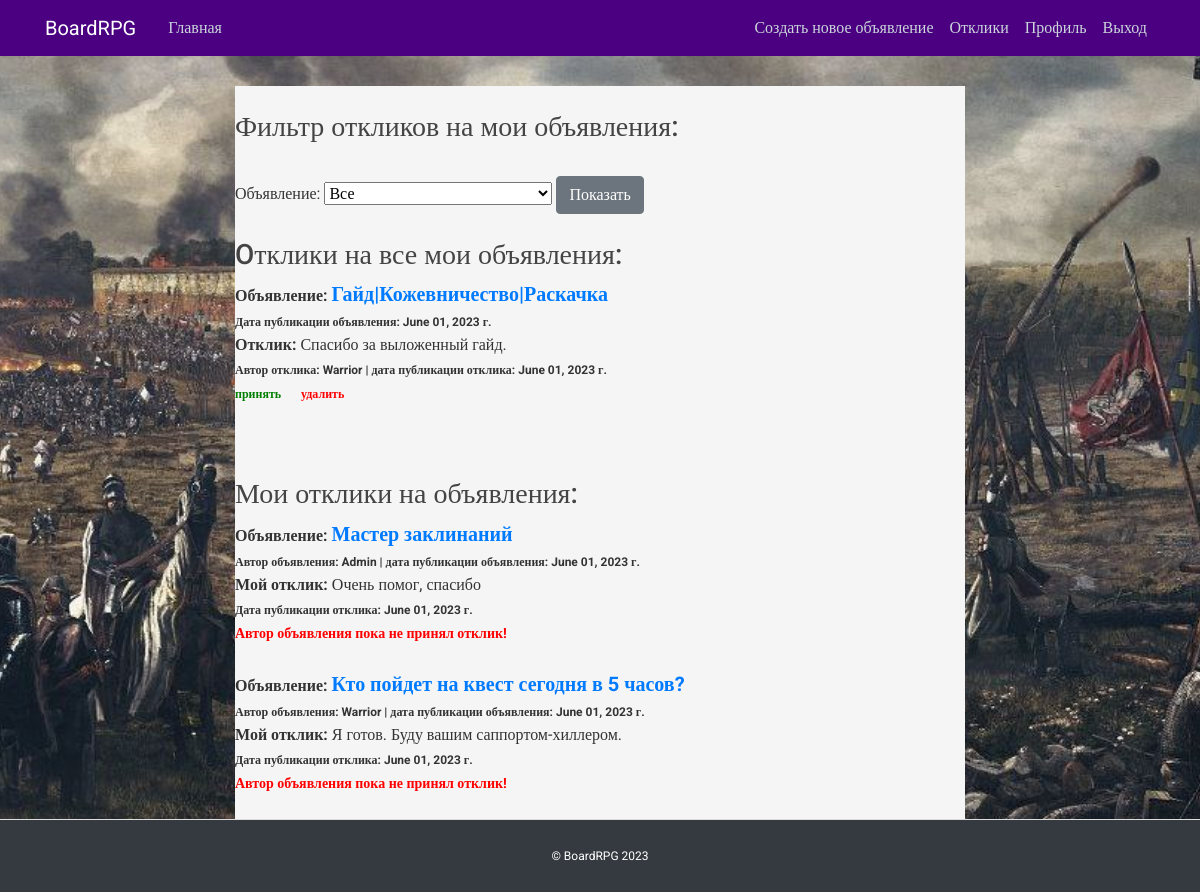
The page /responses (signed in) on the database its author committed.
### announcement/models.py (models this page shows, shortened)
class Response(models.Model):
    author = models.ForeignKey(User, on_delete=models.CASCADE)
    post = models.ForeignKey(Post, on_delete=models.CASCADE)
    text = models.TextField()
    status = models.BooleanField(default=False)
    data = models.DateTimeField(default=timezone.now)

class Post(models.Model):
    author = models.ForeignKey(User, on_delete=models.CASCADE)
    CAT = (('tanks', 'Tanks'),
           ('healers', 'Healers'),
           ('damage_dealers', 'Damage Dealers'),
           ('dealers', 'Dealers'),
           ('gildmasters', 'Gildmasters'),
           ('quest_givers', 'Questgivers'),
           ('blacksmiths', 'Blacksmiths'),
           ('skiners', 'Skiners'),
           ('potion_makers', 'Potion makers'),
           ('spell_masters', 'Spell masters'))
    category = models.CharField(max_length=15, choices=CAT)
    data = models.DateTimeField(default=timezone.now)
    title = models.CharField(max_length=256)
    text = RichTextUploadingField(blank=True, null=True)

### announcement/views.py (the view, shortened to what this page needs)
# urls.py: path('responses', Responses.as_view(), name='responses'),
class Responses(LoginRequiredMixin, ListView):
    model = Response
    template_name = 'response/your_response.html'
    context_object_name = 'responses'
    def get_context_data(self, **kwargs):
        context = super(Responses, self).get_context_data(**kwargs)
        global title
        if self.kwargs.get('pk') and Post.objects.filter(id=self.kwargs.get('pk')).exists():
            title = str(Post.objects.get(id=self.kwargs.get('pk')).title)
            print(title)
        context['form'] = ResponsesFilterForm(self.request.user, initial={'title': title})
        context['title'] = title
        if title:
            post_id = Post.objects.get(title=title)
            context['filter_responses'] = list(Response.objects.filter(post_id=post_id).order_by('-data'))
            context['response_post_id'] = post_id.id
        else:
            context['filter_responses'] = list(Response.objects.filter(post_id__author_id=self.request.user).order_by('-data'))
        context['myresponses'] = list(Response.objects.filter(author_id=self.request.user).order_by('-data'))
        return context

### announcement/forms.py
class ResponsesFilterForm(forms.Form):
    def __init__(self, user, *args, **kwargs):
        super(ResponsesFilterForm, self).__init__(*args, **kwargs)
        self.fields['title'] = forms.ModelChoiceField(
            label='Объявление',
            queryset=Post.objects.filter(author_id=user.id).order_by('-data').values_list('title', flat=True),
            empty_label="Все",
            required=False
        )

### templates/response/your_response.html (shortened to what this page needs)
{% extends 'announcement/base.html' %}
{% load bootstrap4 %}
{% block content %}
    <div style="background-color: whitesmoke">
    <br>
    <h3>Фильтр откликов на мои объявления:</h3><br>
	<form method="POST">
        {{ form }}
		<input class="btn btn-secondary" type="submit" value="Показать">
	</form><br>
    {% if title %}
        <h3>Oтклики на мое объявление</h3>
        <a href="/post/{{ response_post_id }}" style="font-size: 20px;"><b>{{ title }}:</b></a><br>
        {% if filter_responses %}
            {% for response in filter_responses %}
                <a><b>Отклик: </b></a>{{ response.text }}<br>
                <span style="font-size: 12px;"><b>Автор отклика: {{ response.author.username }} |
                    дата публикации отклика: {{ response.data|date:'d.M.Y' }} г.</b></span><br>
                {% if response.status == False %}
                    <a href="/response/accept/{{ response.id }}" style="font-size: 12px; color:green"><b>принять</b></a>
                    <a>&nbsp;&nbsp;&nbsp;</a>
                    <a href="/response/delete/{{ response.id }}" style="font-size: 12px; color:red"><b>удалить</b></a>
                {% else %}
                    <a style="font-size: 14px; color:green"><b>отклик принят</b></a>
                {% endif %}
                <br><br>
            {% endfor %}
        {% else %}
            <br>
            <h5>Откликов нет!</h5>
        {% endif %}
    {% else %}
        <h3>Oтклики на все мои объявления:</h3>
        {% if filter_responses %}
            {% for response in filter_responses %}
                <a><b>Объявление:</b></a>
                <a href="/post/{{ response.post_id }}" style="font-size: 20px;"><b>{{ response.post.title }}</b></a><br>
                <span style="font-size: 12px;"><b>Дата публикации объявления: {{ response.post.data|date:'F d, Y' }} г.</b>
                </span><br>
                <a><b>Отклик: </b></a>{{ response.text }}<br>
                <span style="font-size: 12px;"><b>Автор отклика: {{ response.author.username }} |
                    дата публикации отклика: {{ response.data|date:'F d, Y' }} г.</b></span><br>
                {% if response.status == False %}
                    <a href="/response/accept/{{ response.id }}" style="font-size: 12px; color:green"><b>принять</b></a>
                    <a>&nbsp;&nbsp;&nbsp;</a>
                    <a href="/response/delete/{{ response.id }}" style="font-size: 12px; color:red"><b>удалить</b></a>
                {% else %}
                    <a style="font-size: 14px; color:green"><b>отклик принят</b></a>
                {% endif %}
                <br><br>
            {% endfor %}
        {% else %}
            <h5>Откликов нет!</h5>
        {% endif %}
    {% endif %}
    <br><br>
    <h3>Мои отклики на объявления:</h3>
    {% if myresponses %}
        {% for response in myresponses %}
            <a><b>Объявление:</b></a>
            <a href="/post/{{ response.post_id }}" style="font-size: 20px;"><b>{{ response.post.title }}</b></a><br>
            <span style="font-size: 12px;"><b>Автор объявления:  {{ response.post.author.username }} |
                дата публикации объявления: {{ response.post.data|date:'F d, Y' }} г.</b></span><br>
            <a><b>Мой отклик:</b></a>
            {{ response.text }}<br>
            <span style="font-size: 12px;"><b>Дата публикации отклика: {{ response.data|date:'F d, Y' }} г.</b></span><br>
            {% if response.status == True %}
                <a style="font-size: 14px; color:green"><b>Автор объявления принял отклик!</b></a>
            {% else %}
                <a style="font-size: 14px; color:red"><b>Автор объявления пока не принял отклик!</b></a>
            {% endif %}
        <br><br>
        {% endfor %}
    {% else %}
        <h5>Откликов нет!</h5>
    {% endif %}
    </div>
{% endblock content %}

### rows shown on the page
Response: post "Гайд|Кожевничество|Раскачка", post.data "June 01, 2023", text "Спасибо за выложенный гайд.", author.username "Warrior", data "June 01, 2023"
Response: post "Мастер заклинаний", post.author.username "Admin", post.data "June 01, 2023", text "Очень помог, спасибо", data "June 01, 2023", status "Автор объявления пока не принял отклик!"
Response: post "Кто пойдет на квест сегодня в 5 часов?", post.author.username "Warrior", post.data "June 01, 2023", text "Я готов. Буду вашим саппортом-хиллером.", data "June 01, 2023", status "Автор объявления пока не принял отклик!"
